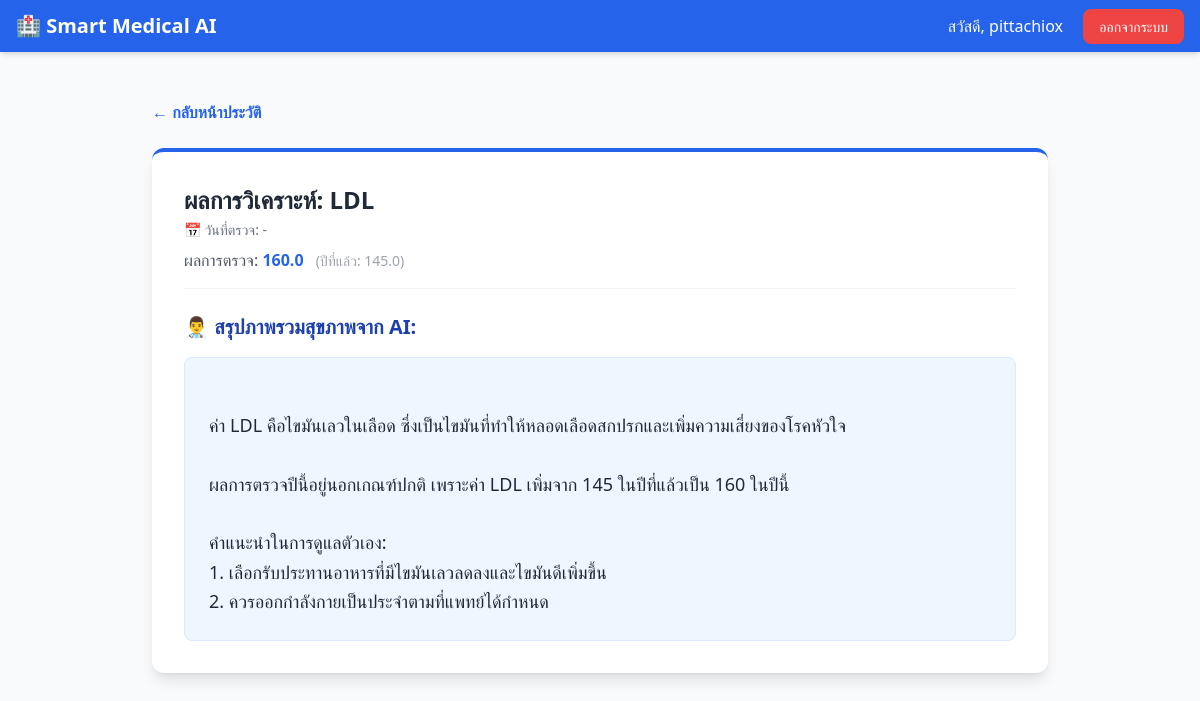
The app's page /record/1 (signed in) with its own data.
### app.py (models this page shows)
class User(UserMixin, db.Model):
    id = db.Column(db.Integer, primary_key=True)
    username = db.Column(db.String(150), unique=True, nullable=False)
    password = db.Column(db.String(150), nullable=False)
    records = db.relationship('BloodRecord', backref='user', lazy=True)

class BloodRecord(db.Model):
    id = db.Column(db.Integer, primary_key=True)
    test_name = db.Column(db.String(50), nullable=False)
    current_value = db.Column(db.Float, nullable=False)
    previous_value = db.Column(db.Float, nullable=True)
    ai_analysis = db.Column(db.Text, nullable=False)
    user_id = db.Column(db.Integer, db.ForeignKey('user.id'), nullable=False)
    record_date = db.Column(db.Date, nullable=True, default=datetime.utcnow)

### app.py (the view)
@app.route('/record/<int:record_id>')
@login_required
def view_record(record_id):
    record = BloodRecord.query.get_or_404(record_id)
    if record.user_id != current_user.id:
        flash('ไม่อนุญาตให้เข้าถึงข้อมูลนี้', 'error')
        return redirect(url_for('dashboard'))
    return render_template('view_record.html', record=record)

### app.py (called while the page is built)
@login_manager.user_loader
def load_user(user_id):
    return User.query.get(int(user_id))

### templates/view_record.html
{% extends "base.html" %}
{% block content %}
<div class="max-w-4xl mx-auto">
    <div class="mb-6 flex justify-between items-center">
        <a href="/dashboard" class="text-blue-600 hover:underline flex items-center gap-2 font-semibold">
            &larr; กลับหน้าประวัติ
        </a>
    </div>
    <div class="bg-white p-8 rounded-xl shadow-lg border-t-4 border-blue-600">
        <div class="flex items-center justify-between mb-6 pb-4 border-b border-gray-100">
            <div>
                <h1 class="text-2xl font-bold text-gray-800 mb-1">ผลการวิเคราะห์: {{ record.test_name }}</h1>
                <p class="text-sm text-gray-500 mb-2">📅 วันที่ตรวจ: {{ record.record_date.strftime('%d-%m-%Y') if
                    record.record_date else '-' }}</p>
                <p class="text-gray-600">ผลการตรวจ: <span class="font-bold text-blue-600">{{ record.current_value
                        }}</span>
                    <span class="text-sm text-gray-400 ml-2">(ปีที่แล้ว: {{ record.previous_value or '-' }})</span>
                </p>
            </div>
        </div>
        <h3 class="text-xl font-bold text-blue-800 mb-4">👨‍⚕️ สรุปภาพรวมสุขภาพจาก AI:</h3>
        <div
            class="text-gray-800 whitespace-pre-line leading-relaxed text-lg bg-blue-50 p-6 rounded-lg border border-blue-100">
            {{ record.ai_analysis }}
        </div>
    </div>
</div>
{% endblock %}

### templates/base.html (shortened to what this page needs)
<!DOCTYPE html>
<html lang="th">
<head>
    <script src="https://cdn.tailwindcss.com"></script>
</head>
<body class="bg-slate-50 min-h-screen">
    <nav class="bg-blue-600 text-white shadow-md">
        <div class="max-w-7xl mx-auto px-4 py-3 flex justify-between items-center">
            <a href="/" class="text-xl font-bold flex items-center gap-2">
                🏥 Smart Medical AI
            </a>
            <div>
                {% if current_user.is_authenticated %}
                <span class="mr-4">สวัสดี, {{ current_user.username }}</span>
                <a href="{{ url_for('logout') }}"
                    class="bg-red-500 hover:bg-red-600 px-4 py-2 rounded-lg text-sm transition">ออกจากระบบ</a>
                {% else %}
                <a href="{{ url_for('login') }}" class="hover:text-blue-200 mr-4">เข้าสู่ระบบ</a>
                <a href="{{ url_for('register') }}"
                    class="bg-white text-blue-600 px-4 py-2 rounded-lg text-sm font-bold transition hover:bg-gray-100">สมัครสมาชิก</a>
                {% endif %}
            </div>
        </div>
    </nav>
    <main class="max-w-7xl mx-auto px-4 py-8">
        {% block content %}{% endblock %}
    </main>
</body>
</html>

### records on screen
User: username "pittachiox"
BloodRecord: test_name "LDL", record_date "-", current_value "160.0", previous_value "145.0", ai_analysis "ค่า LDL คือไขมันเลวในเลือด ซึ่งเป็นไขมันที่ทำให้หลอดเลือดสกปรกและเพิ่มความเสี่ยงของโรคหัวใจ ผลการตรวจปีนี้อยู่นอกเกณฑ์ปกติ เพราะค่า LDL เพิ่มจาก 145 ในปีที่แล้วเป็น 160 ในปีนี้ คำแนะนำในการดูแลตัวเอง: 1. เลือกรับประทานอาหารที่มีไขมันเลวลดลงและไขมันดีเพิ่มขึ้น 2. ควรออกกำลังกายเป็นประจำตามที่แพทย์ได้กำหนด"
